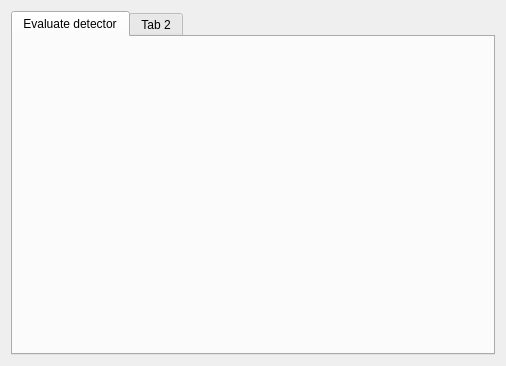
<?xml version="1.0" encoding="UTF-8"?>
<ui version="4.0">
 <class>Analysis</class>
 <widget class="QWidget" name="Analysis">
  <property name="geometry">
   <rect>
    <x>0</x>
    <y>0</y>
    <width>506</width>
    <height>366</height>
   </rect>
  </property>
  <property name="windowTitle">
   <string>Form</string>
  </property>
  <layout class="QHBoxLayout" name="horizontalLayout">
   <item>
    <widget class="QTabWidget" name="analysis_tabs">
     <widget class="DetectorEvaluation" name="detector_evaluation">
      <attribute name="title">
       <string>Evaluate detector</string>
      </attribute>
     </widget>
     <widget class="QWidget" name="tab_2">
      <attribute name="title">
       <string>Tab 2</string>
      </attribute>
     </widget>
    </widget>
   </item>
  </layout>
 </widget>
 <customwidgets>
  <customwidget>
   <class>DetectorEvaluation</class>
   <extends>QWidget</extends>
   <header>gui.widgets.analysis.detector_evaluation.h</header>
   <container>1</container>
  </customwidget>
 </customwidgets>
 <resources/>
 <connections/>
</ui>
